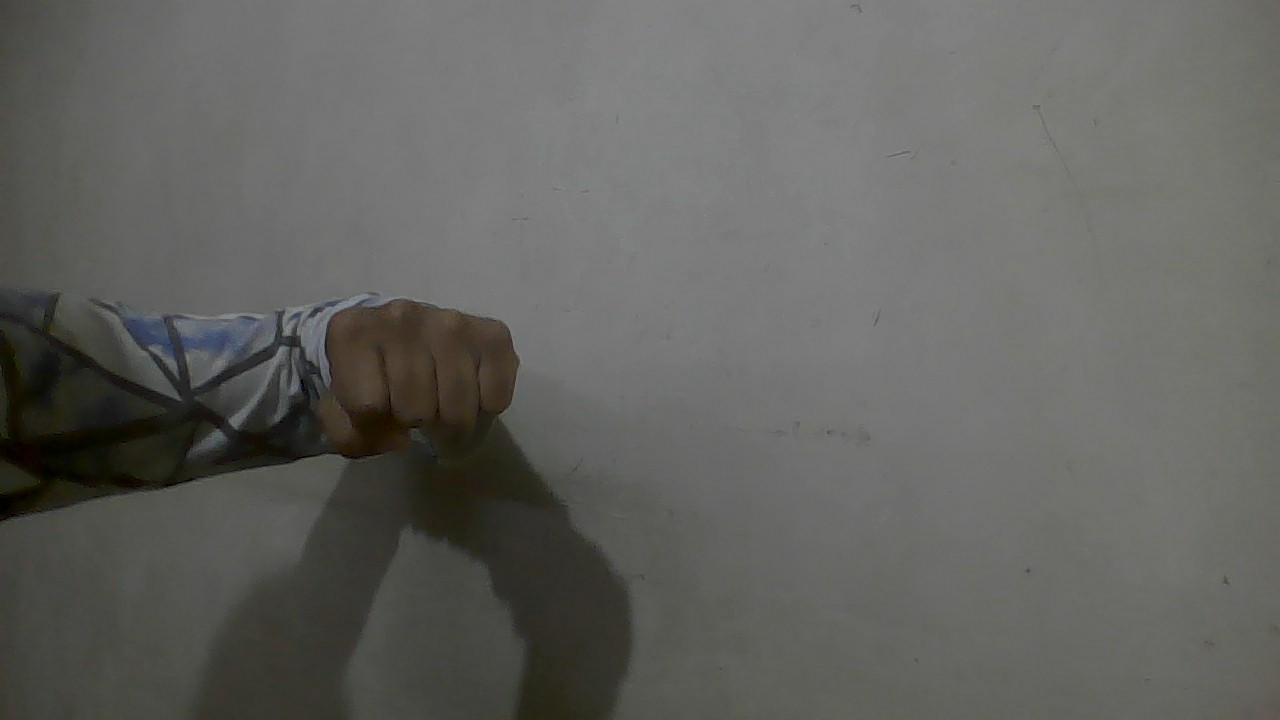
#> input picture dataset/fist/WIN_20260220_19_43_12_Pro.jpg, 1280 x 720 px; its folder holds only this picture in this run
$ python train_model.py
#> lines starting #> are read from the running program, lines starting #| are printed output that depends on the picture
### hog_features.py
import cv2
import numpy as np

hog = cv2.HOGDescriptor(
    _winSize=(128, 128),
    _blockSize=(16, 16),
    _blockStride=(8, 8),
    _cellSize=(8, 8),
    _nbins=9
)

def extract_hog(image):
    image = cv2.resize(image, (128, 128))
    gray = cv2.cvtColor(image, cv2.COLOR_BGR2GRAY)
    features = hog.compute(gray)
    return features.flatten()

### train_model.py
import os
import cv2
import joblib
import numpy as np
from sklearn.svm import SVC
from hog_features import extract_hog

dataset_path = "dataset"

X = []
y = []

for label in os.listdir(dataset_path):
    for img_name in os.listdir(f"{dataset_path}/{label}"):
        img = cv2.imread(f"{dataset_path}/{label}/{img_name}")
#> img is the input picture: shape (720, 1280, 3); mean B, G, R 95.2, 98.8, 98.7
        features = extract_hog(img)
#> in extract_hog, `image = cv2.resize(image, (128, 128))`:
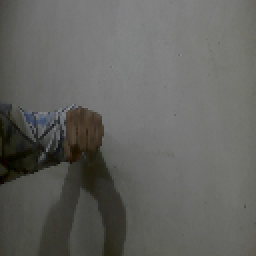
#> image: shape (128, 128, 3) (shown 2 times larger); mean of channels 0, 1, 2 95.1, 98.7, 98.6; drawn as B, G, R
#> in extract_hog, `features = hog.compute(gray)`: features = 8100 values, max 0.448 at index 3222, min 0 at index 3, mean 0.143
        X.append(features)
        y.append(label)
#> pass 2 of the loop `for label in os.listdir(dataset_path):`:
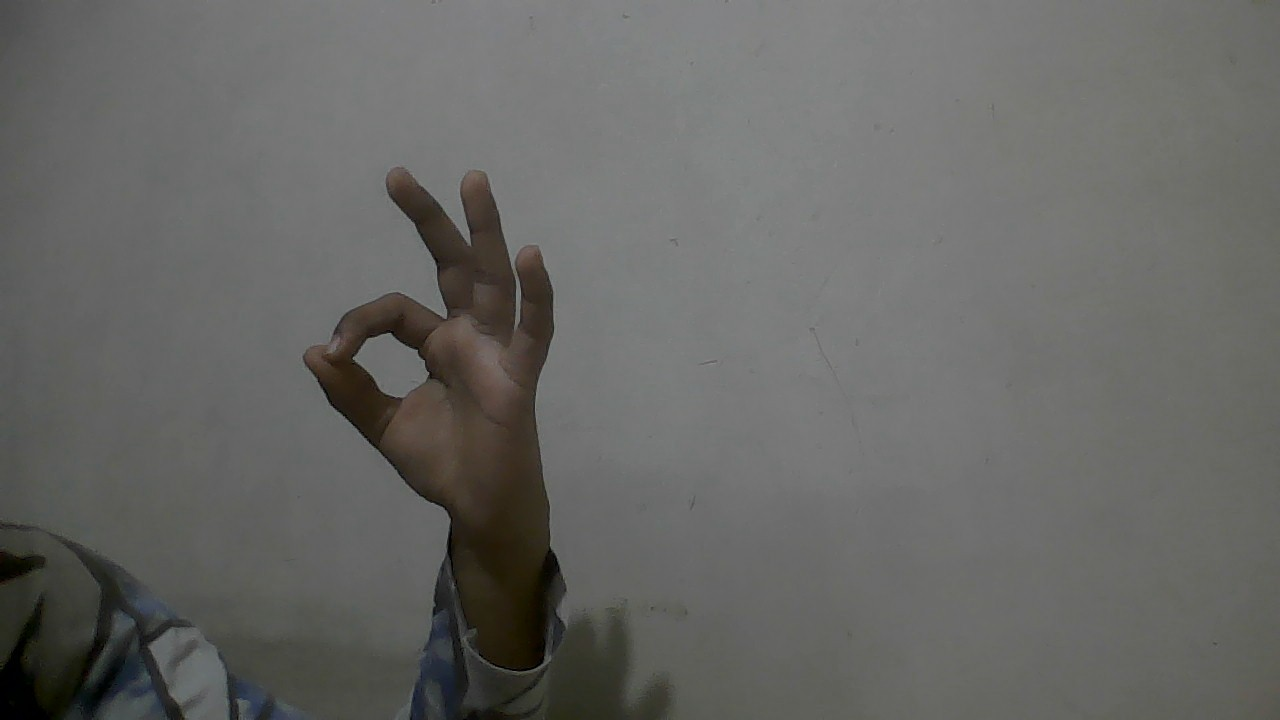
#> input picture dataset/ok/WIN_20260220_19_43_50_Pro.jpg, 1280 x 720 px
#> img is the input picture: shape (720, 1280, 3); mean B, G, R 100.2, 102.8, 102.7
#> in extract_hog (call 2), `image = cv2.resize(image, (128, 128))`:
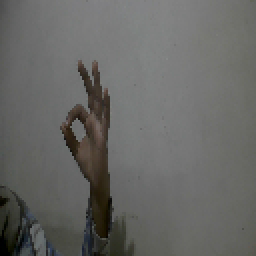
#> image: shape (128, 128, 3) (shown 2 times larger); mean of channels 0, 1, 2 100.2, 102.7, 102.7; drawn as B, G, R
#> in extract_hog (call 2), `features = hog.compute(gray)`: features = 8100 values, max 0.402 at index 1829, min 0 at index 3, mean 0.144

X = np.array(X)

model = SVC(kernel="linear", probability=True)
model.fit(X, y)

joblib.dump(model, "hog_model.pkl")
print("Model trained and saved.")
